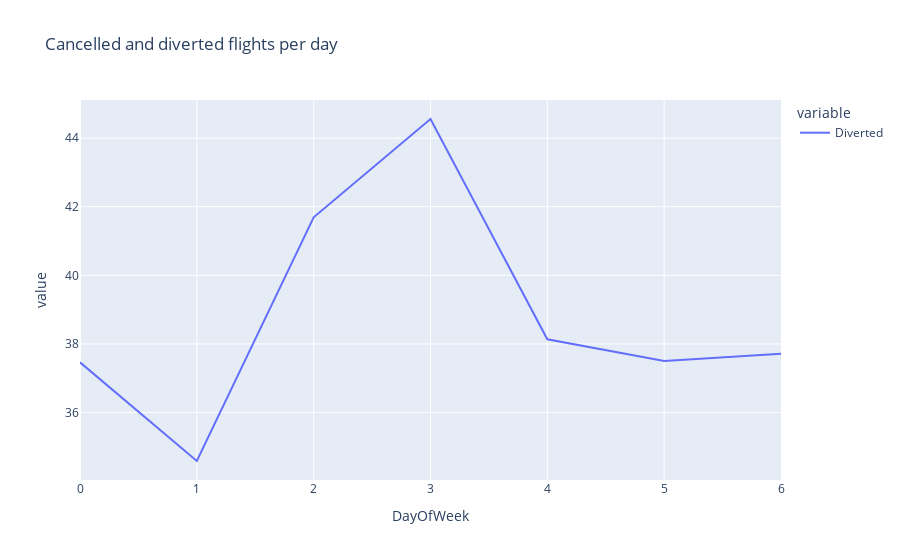

Here is the notebook cell this chart was saved with:
### Code cell
fig = px.line(cd_df_week, x="DayOfWeek", y=["Diverted"], title="Cancelled and diverted flights per day")
fig.show()

### Figure 1 — Plotly figure (JSON) as saved in the notebook; plotly's stock layout.template omitted (floating-point values rounded to 4 significant figures)
{"data": [{"hovertemplate": "variable=Diverted<br>DayOfWeek=%{x}<br>value=%{y}<extra></extra>", "legendgroup": "Diverted", "line": {"color": "#636efa", "dash": "solid"}, "marker": {"symbol": "circle"}, "mode": "lines", "name": "Diverted", "orientation": "v", "showlegend": true, "type": "scatter", "x": [0, 1, 2, 3, 4, 5, 6], "xaxis": "x", "y": [37.46, 34.58, 41.69, 44.56, 38.13, 37.5, 37.71], "yaxis": "y"}], "layout": {"legend": {"title": {"text": "variable"}, "tracegroupgap": 0}, "title": {"text": "Cancelled and diverted flights per day"}, "xaxis": {"anchor": "y", "domain": [0, 1], "title": {"text": "DayOfWeek"}}, "yaxis": {"anchor": "x", "domain": [0, 1], "title": {"text": "value"}}}}
